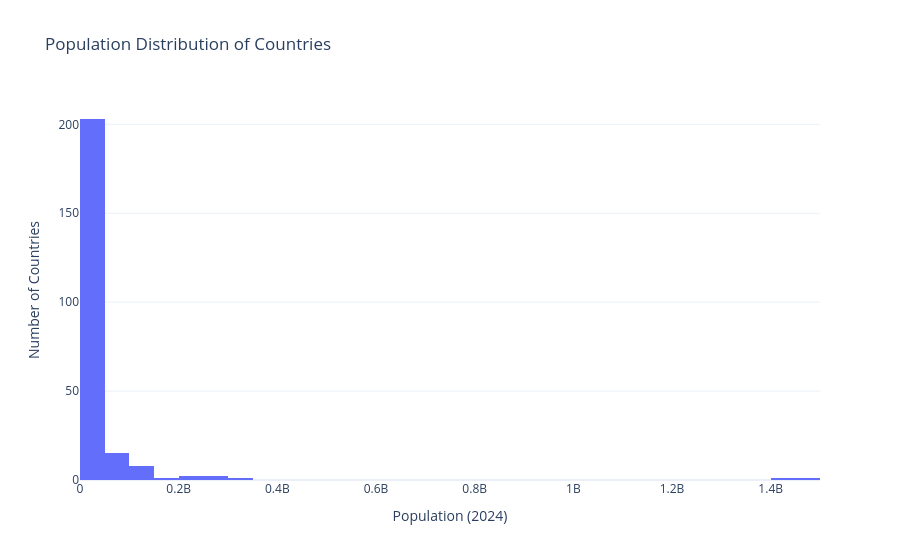

The notebook cell this image was saved under:
### Markdown cell above
## Insights:

* Macau has the highest population density, contributing about 23.7% of the total among the top five countries.
    
* Monaco is the second most densely populated country, with approximately 22.6%.
    
* Singapore ranks third, contributing around 19.5%.
* Hong Kong is fourth, with about 17.1%.
* Gibraltar is fifth, contributing approximately 17.0%.
* The percentage difference between these countries is relatively small, indicating that all five have very high population densities.
    
* These countries are mostly small in land area, which is one of the main reasons for their extremely high population density.
* High population density often results in limited land availability, high-rise buildings, efficient public transport, and well-developed urban infrastructure.

### Code cell
import plotly.express as px

fig = px.histogram(
    df,
    x='Population (2024)',
    nbins=30,
    title='Population Distribution of Countries',
    labels={'Population (2024)': 'Population (2024)'},
)

fig.update_layout(
    xaxis_title='Population (2024)',
    yaxis_title='Number of Countries',
    template='plotly_white'
)

fig.show()

### Figure 1 — Plotly figure (JSON) as saved in the notebook; plotly's stock layout.template omitted (floating-point values rounded to 4 significant figures; data arrays with more than 128 entries replaced by an {"elided": "..."} marker saying what was removed)
{"data": [{"bingroup": "x", "hovertemplate": "Population (2024)=%{x}<br>count=%{y}<extra></extra>", "legendgroup": "", "marker": {"color": "#636efa", "pattern": {"shape": ""}}, "name": "", "nbinsx": 30, "orientation": "v", "showlegend": false, "type": "histogram", "x": {"elided": "234 int values"}, "xaxis": "x", "yaxis": "y"}], "layout": {"barmode": "relative", "legend": {"tracegroupgap": 0}, "title": {"text": "Population Distribution of Countries"}, "xaxis": {"anchor": "y", "domain": [0, 1], "title": {"text": "Population (2024)"}}, "yaxis": {"anchor": "x", "domain": [0, 1], "title": {"text": "Number of Countries"}}}}
